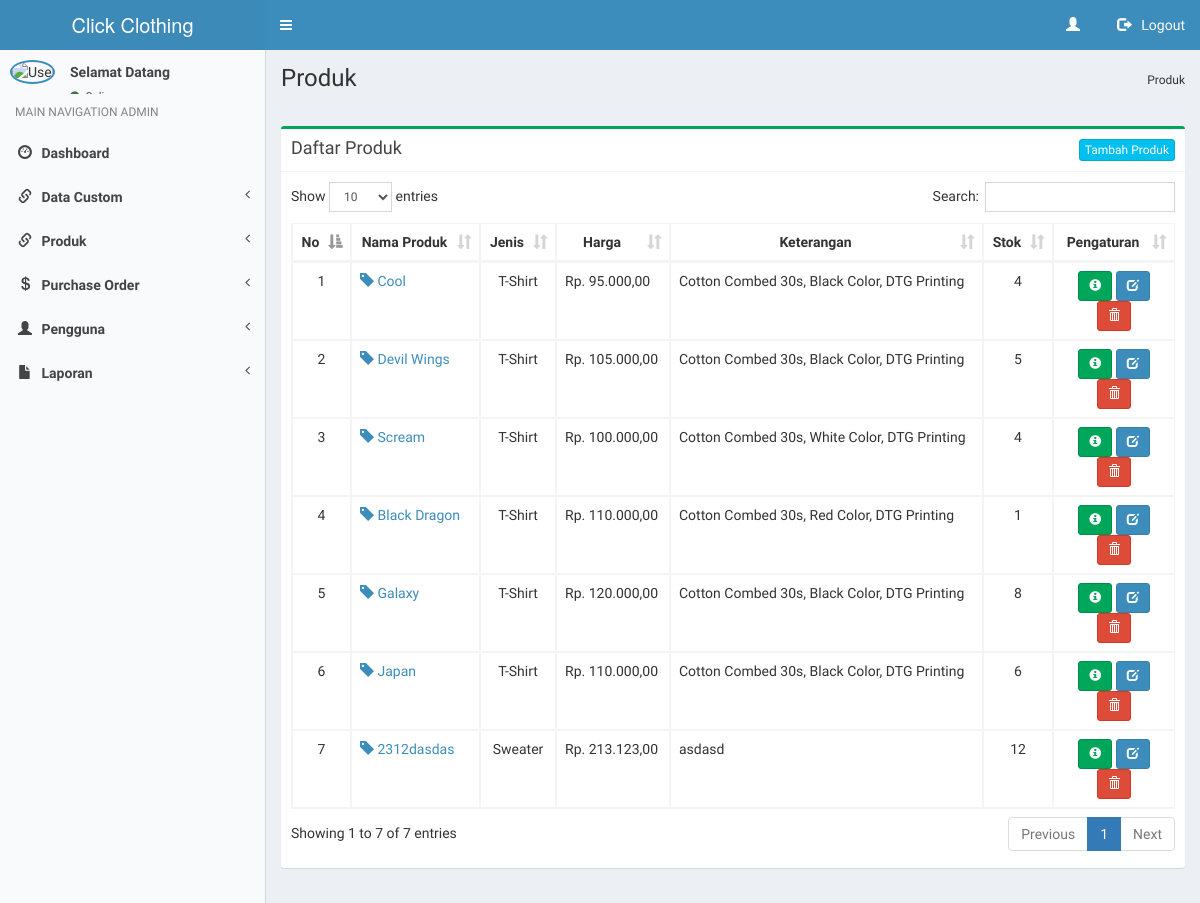
Before: /admin/produk.php with the older database file.
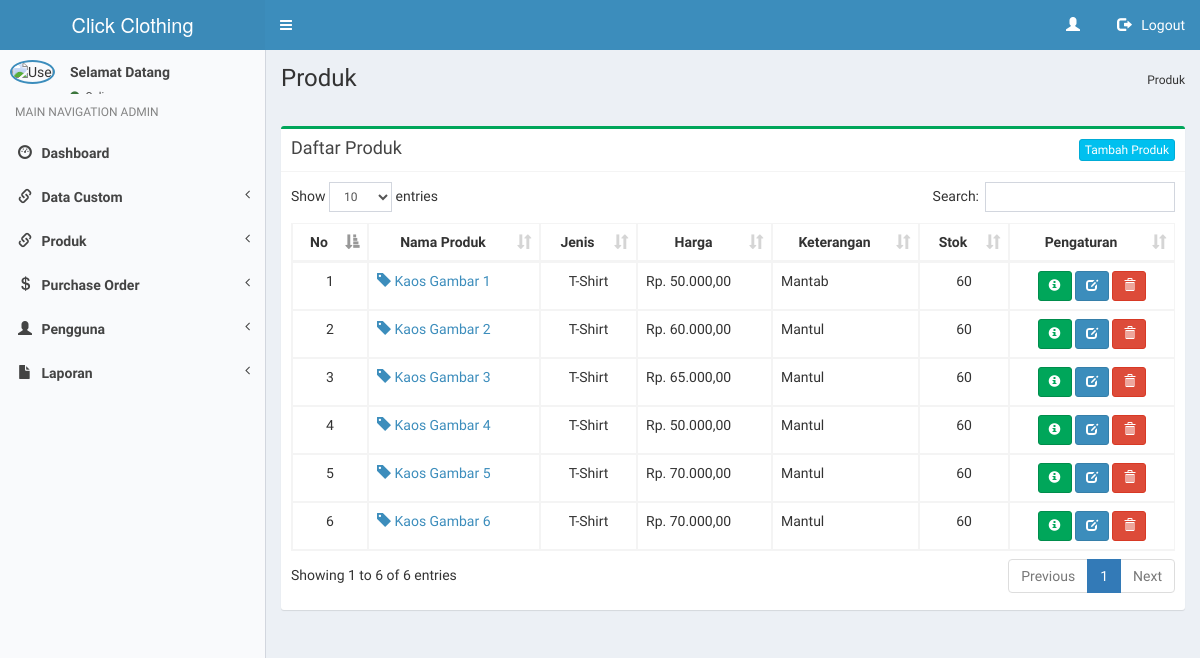
After: the same page with the newer database file.
### tables this page shows
CREATE TABLE `produk` (
  `kode` int(10) NOT NULL,
  `nama` varchar(30) NOT NULL,
  `jenis` varchar(10) NOT NULL,
  `harga` int(10) NOT NULL,
  `keterangan` varchar(100) NOT NULL,
  `stok` int(3) NOT NULL,
  `gambar` varchar(40) NOT NULL
);

### admin/produk.php (the view, shortened to what this page needs)
<?php include 'header.php' ; ?>
<div class="content-wrapper">
    <section class="content-header">
        <h1>
        Produk
        </h1>
        <ol class="breadcrumb">
        Produk
        </ol>
    </section>
    <br />
    <section class="content">
        <div class="row">
            <div class="col-xs-12">
              <div class="box box-success">
                    <div class="box-header with-border">
                        <h3 class="box-title">Daftar Produk</h3>
                        <a href="input-produk.php" class="btn btn-xs btn-info pull-right">Tambah Produk</a>
                    </div>
                    <div class="box-body">
                             <table id="tb_produk" class="table table-hover table-bordered">
                                <thead>
                                    <tr>
                                        <th><center>No </center></th>
                                        <th><center>Nama Produk </i></center></th>
                                        <th><center>Jenis </center></th>
                                        <th><center>Harga </center></th>
                                        <th><center>Keterangan </center></th>
                                        <th><center>Stok </center></th>
                                        <th><center>Pengaturan</center></th>
                                    </tr>
                                </thead>
                                <tbody>
                                    <?php
                                    $query1="SELECT * FROM produk";
                                    $tampil=mysqli_query($koneksi, $query1) or die(mysqli_error());
                                    $no=0;
                                    while($data=mysqli_fetch_array($tampil)){
                                        $no++;
                                        ?>
                                        <tr>
                                            <td><center><?php echo $no; ?></center></td>
                                            <td><a href="detail-produk.php?hal=edit&kd=<?php echo $data['kode'];?>"><span class="glyphicon glyphicon-tag"></span> <?php echo $data['nama'];?></a></td>
                                            <td><center><?php echo $data['jenis'];?></center></td>
                                            <td>Rp. <?php echo number_format($data['harga'],2,",",".");?></td>
                                            <td><?php echo $data['keterangan']; ?></td>
                                            <td><center><?php echo $data['stok']; ?></center></td>
                                            <td>
                                                <center>
                                                    <a class="btn btn-sm btn-success" data-placement="bottom" data-toggle="tooltip" title="Detail Produk" href="detail-produk.php?hal=edit&kd=<?php echo $data['kode'];?>"><span class="glyphicon glyphicon-info-sign"></span></a>
                                                    <a class="btn btn-sm btn-primary" data-placement="bottom" data-toggle="tooltip" title="Edit Produk" href="edit-produk.php?hal=edit&kode=<?php echo $data['kode'];?>"><span class="glyphicon glyphicon-edit"></span></a>
                                                    <a onclick="return confirm ('Yakin hapus <?php echo $data['nama'];?>.?');" class="btn btn-sm btn-danger tooltips" data-placement="bottom" data-toggle="tooltip" title="Hapus Produk" href="produk.php?hal=hapus&kd=<?php echo $data['kode'];?>"><span class="glyphicon glyphicon-trash"></span></a>
                                                </center>
                                            </td>
                                        </tr>
                                        <?php
                                    }
                                    ?>
                                </tbody>
                            </table>
                    </div>
                </div>
            </div>
        </div>
    </section>
</div>
<?php include 'footer.php'; ?>

Changed rows visible on the page:
removed produk: nama "Scream", jenis "T-Shirt", harga "100.000,00", keterangan "Cotton Combed 30s, White Color, DTG Printing", stok "4"
removed produk: nama "Black Dragon", jenis "T-Shirt", harga "110.000,00", keterangan "Cotton Combed 30s, Red Color, DTG Printing", stok "1"
removed produk: nama "Galaxy", jenis "T-Shirt", harga "120.000,00", keterangan "Cotton Combed 30s, Black Color, DTG Printing", stok "8"
removed produk: nama "Japan", jenis "T-Shirt", harga "110.000,00", keterangan "Cotton Combed 30s, Black Color, DTG Printing", stok "6"
removed produk: nama "2312dasdas", jenis "Sweater", harga "213.123,00", keterangan "asdasd", stok "12"
added produk: nama "Kaos Gambar 1", jenis "T-Shirt", harga "50.000,00", keterangan "Mantab", stok "60"
added produk: nama "Kaos Gambar 2", jenis "T-Shirt", harga "60.000,00", keterangan "Mantul", stok "60"
added produk: nama "Kaos Gambar 3", jenis "T-Shirt", harga "65.000,00", keterangan "Mantul", stok "60"
added produk: nama "Kaos Gambar 4", jenis "T-Shirt", harga "50.000,00", keterangan "Mantul", stok "60"
changed produk: nama "Cool" → "Kaos Gambar 5"; harga "95.000,00" → "70.000,00"; keterangan "Cotton Combed 30s, Black Color, DTG Printing" → "Mantul"; stok "4" → "60"
changed produk: nama "Devil Wings" → "Kaos Gambar 6"; harga "105.000,00" → "70.000,00"; keterangan "Cotton Combed 30s, Black Color, DTG Printing" → "Mantul"; stok "5" → "60"
Other visible differences:
text written by a page script: "Show entries Search: Showing 1 to 7 of 7 entries Previous 1 Next" → "Show entries Search: Showing 1 to 6 of 6 entries Previous 1 Next"
